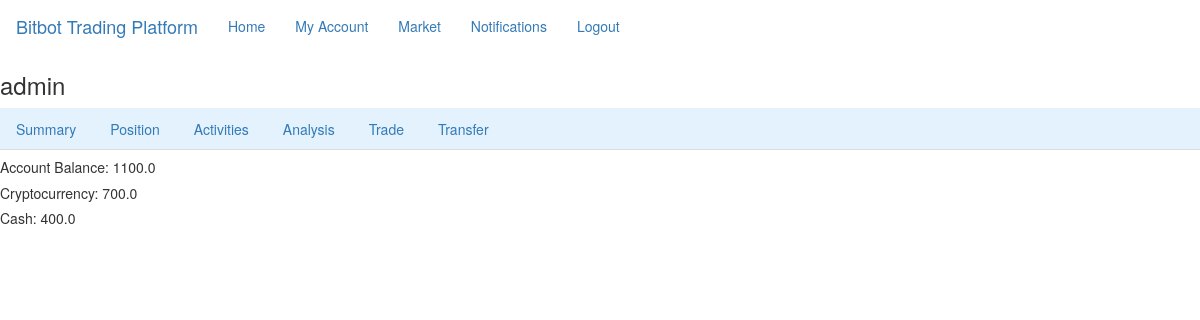
The app's page /user/admin (signed in) with its own data.
### flaskr/models.py (models this page shows, shortened)
class User(UserMixin, db.Model):
    id = db.Column(db.Integer, primary_key=True)
    username = db.Column(db.String(64), index=True, unique=True)
    email = db.Column(db.String(120), index=True, unique=True)
    phone = db.Column(db.String(120), index=True, unique=True)
    password_hash = db.Column(db.String(128))
    about_me = db.Column(db.String(140))
    last_seen = db.Column(db.DateTime, default=datetime.utcnow)
    address = db.Column(db.String(128))

class Balance(UserMixin, db.Model):
    id = db.Column(db.Integer, primary_key=True)
    cash_balance = db.Column(db.Float, default=0)
    bitcoin_value = db.Column(db.Float, default=0)
    user_id = db.Column(db.Integer, db.ForeignKey('user.id'),
        nullable=False)
    user = db.relationship('User',
        backref=db.backref('balance',lazy=True))

### flaskr/routes.py (the view)
@app.route('/user/<username>', methods=['GET','POST'])
@login_required
def user(username):
    print('test')
    user = User.query.filter_by(username=username).first_or_404()
    print(user.balance[0].cash_balance)
    cash = user.balance[0].cash_balance
    bit = user.balance[0].bitcoin_value
    return render_template('summary.html',cash=cash,bit=bit)

### flaskr/models.py (called while the page is built)
@login_manager.user_loader
def load_user(id):
    return User.query.get(int(id))

### flaskr/routes.py (called while the page is built)
@app.before_request
def before_request():
    if current_user.is_authenticated:
        current_user.last_seen = datetime.utcnow()
        db.session.commit()

### flaskr/templates/summary.html
{% extends "base_user.html" %}
{% block content %}
    <h5>Account Balance: {{ bit + cash }}</h5>
    <h5>Cryptocurrency:  {{ bit }}</h5>
    <h5>Cash: {{ cash }}</h5>
{% endblock %}

### flaskr/templates/base_user.html (shortened to what this page needs)
{% extends 'bootstrap/base.html' %}
{% block navbar %}
    <nav class="navbar navbar-expand-lg navbar-light bg-light">
        <div class="container-fluid">
            <a class="navbar-brand" href="{{ url_for('index') }}">Bitbot Trading Platform</a>
            <ul class="nav navbar-nav">
                <li><a href="{{ url_for('index') }}">Home</a></li>
                {% if current_user.is_anonymous %}
                <li><a href="{{ url_for('login') }}">Login</a></li>
                {% else %}
                <li><a href="{{ url_for('user', username=current_user.username) }}">My Account</a></li>
                <li><a href="#">Market</a></li>
                <li><a href="#">Notifications</a></li>
                <li><a href="{{ url_for('logout') }}">Logout</a></li>
                {% endif %}
            </ul>
        </div>
    </nav>
    <h3>{{ current_user.username }}</h3>
    <ul class="nav nav-tabs" style="background-color: #e3f2fd;">
      <li class="nav-item">
        <a class="nav-link active" aria-current="#" href="{{url_for('summary',username=current_user.username)}}">Summary</a>
      </li>
      <li class="nav-item">
        <a class="nav-link" href="{{url_for('position',username=current_user.username)}}">Position</a>
      </li>
      <li class="nav-item">
        <a class="nav-link" href="{{url_for('history',username=current_user.username)}}">Activities</a>
      </li>
      <li class="nav-item">
          <a class="nav-link" href="{{url_for('analysis',username=current_user.username)}}">Analysis</a>
      </li>
      <li class="nav-item">
          <a class="nav-link" href="{{url_for('trade',username=current_user.username)}}">Trade</a>
      </li>
      <li class="nav-item">
        <a class="nav-link" href="{{url_for('transfer',username=current_user.username)}}">Transfer</a>
      </li>
    </ul>
{% endblock %}

### records on screen
User: username "admin"
Balance: bit+cash "1100.0", bitcoin_value "700.0", cash_balance "400.0"
